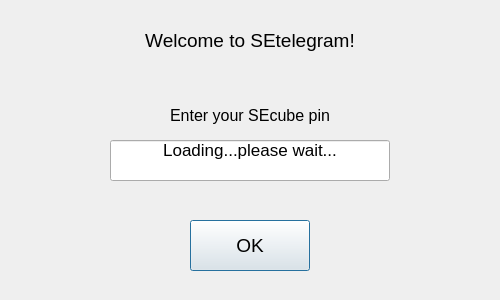
<?xml version="1.0" encoding="UTF-8"?>
<ui version="4.0">
 <class>AccessWindow</class>
 <widget class="QMainWindow" name="AccessWindow">
  <property name="geometry">
   <rect>
    <x>0</x>
    <y>0</y>
    <width>500</width>
    <height>300</height>
   </rect>
  </property>
  <property name="font">
   <font>
    <kerning>true</kerning>
   </font>
  </property>
  <property name="windowTitle">
   <string>SEtelegram</string>
  </property>
  <widget class="QWidget" name="centralwidget">
   <widget class="QLabel" name="welcomeLabel">
    <property name="geometry">
     <rect>
      <x>70</x>
      <y>20</y>
      <width>360</width>
      <height>41</height>
     </rect>
    </property>
    <property name="font">
     <font>
      <pointsize>14</pointsize>
      <kerning>true</kerning>
     </font>
    </property>
    <property name="text">
     <string>Welcome to SEtelegram!</string>
    </property>
    <property name="alignment">
     <set>Qt::AlignCenter</set>
    </property>
   </widget>
   <widget class="QLabel" name="enterLabel">
    <property name="geometry">
     <rect>
      <x>110</x>
      <y>100</y>
      <width>280</width>
      <height>31</height>
     </rect>
    </property>
    <property name="font">
     <font>
      <pointsize>12</pointsize>
      <kerning>true</kerning>
     </font>
    </property>
    <property name="text">
     <string>Enter your SEcube pin</string>
    </property>
    <property name="alignment">
     <set>Qt::AlignCenter</set>
    </property>
   </widget>
   <widget class="QLineEdit" name="pinEdit">
    <property name="geometry">
     <rect>
      <x>110</x>
      <y>140</y>
      <width>280</width>
      <height>41</height>
     </rect>
    </property>
    <property name="font">
     <font>
      <pointsize>12</pointsize>
      <kerning>true</kerning>
     </font>
    </property>
    <property name="echoMode">
     <enum>QLineEdit::Password</enum>
    </property>
   </widget>
   <widget class="QPushButton" name="accessButton">
    <property name="geometry">
     <rect>
      <x>190</x>
      <y>220</y>
      <width>120</width>
      <height>51</height>
     </rect>
    </property>
    <property name="font">
     <font>
      <pointsize>14</pointsize>
      <kerning>true</kerning>
     </font>
    </property>
    <property name="text">
     <string>OK</string>
    </property>
    <property name="default">
     <bool>true</bool>
    </property>
   </widget>
   <widget class="QLabel" name="loadingLabel">
    <property name="geometry">
     <rect>
      <x>110</x>
      <y>134</y>
      <width>280</width>
      <height>32</height>
     </rect>
    </property>
    <property name="font">
     <font>
      <pointsize>13</pointsize>
      <kerning>true</kerning>
     </font>
    </property>
    <property name="text">
     <string>Loading...please wait...</string>
    </property>
    <property name="alignment">
     <set>Qt::AlignCenter</set>
    </property>
   </widget>
  </widget>
 </widget>
 <resources/>
 <connections/>
</ui>
